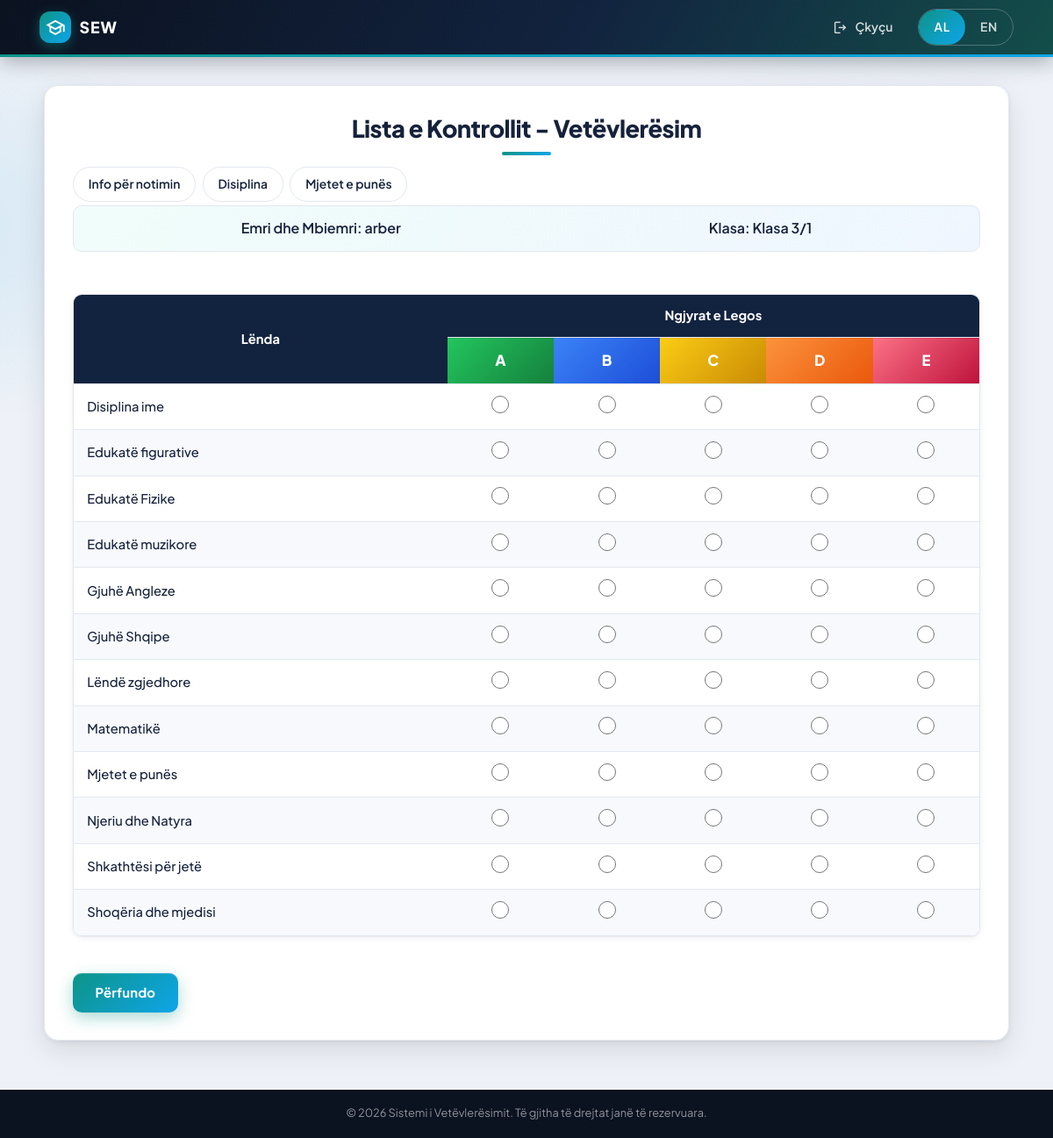
Screenshot of /student_dashboard.php (signed in) with the database file from the repository.
### tables this page shows
CREATE TABLE `users` (
  `user_id` int(11) NOT NULL AUTO_INCREMENT,
  `username` varchar(50) NOT NULL,
  `password` varchar(255) NOT NULL,
  `role` enum('admin','teacher','student','parent') NOT NULL,
  `created_at` timestamp NOT NULL DEFAULT current_timestamp(),
  PRIMARY KEY (`user_id`),
  UNIQUE KEY `username` (`username`)
);

CREATE TABLE `classes` (
  `class_id` int(11) NOT NULL AUTO_INCREMENT,
  `class_name` varchar(20) NOT NULL,
  `created_at` timestamp NOT NULL DEFAULT current_timestamp(),
  PRIMARY KEY (`class_id`),
  UNIQUE KEY `class_name` (`class_name`)
);

CREATE TABLE `subjects` (
  `subject_id` int(11) NOT NULL AUTO_INCREMENT,
  `subject_name` varchar(50) NOT NULL,
  PRIMARY KEY (`subject_id`),
  UNIQUE KEY `subject_name` (`subject_name`)
);

### includes/auth.php (called while the page is built, shortened)
<?php
require_once __DIR__ . '/lang.php';
function current_user_id(): int
{
    return (int) $_SESSION['user_id'];
}
function e($value): string
{
    return htmlspecialchars((string) $value, ENT_QUOTES, 'UTF-8');
}

### student_dashboard.php (the view, shortened to what this page needs)
<?php
require_once __DIR__ . '/includes/layout.php';
$student_id = current_user_id();
$stmt = $conn->prepare(
    'SELECT users.username, classes.class_name
     FROM users
     JOIN student_class ON users.user_id = student_class.student_id
     JOIN classes ON student_class.class_id = classes.class_id
     WHERE users.user_id = ?'
);
$stmt->bind_param('i', $student_id);
$stmt->execute();
$student_data = $stmt->get_result()->fetch_assoc()
    ?: ['username' => '', 'class_name' => t('student.no_class')];
$subjects_result = $conn->query('SELECT subject_id, subject_name FROM subjects ORDER BY subject_name');
$button_labels = [
    'grades' => t('student.info_grades'),
    'discipline' => t('student.info_discipline'),
    'forget' => t('student.info_forget'),
];
page_header(t('student.title'));
?>
<div class="student-container">
    <h1><?= e(t('student.title')) ?></h1>
    <button class="grade-info" onclick="toggleInfo('grades')"><?= e($button_labels['grades']) ?></button>
    <button class="discipline-info" onclick="toggleInfo('discipline')"><?= e($button_labels['discipline']) ?></button>
    <button class="forget-info" onclick="toggleInfo('forget')"><?= e($button_labels['forget']) ?></button>
    <form method="POST">
        <div class="student-info">
            <p><?= e(t('student.name')) ?> <?= e($student_data['username']) ?></p>
            <p><?= e(t('student.class')) ?> <?= e($student_data['class_name']) ?></p>
        </div>
        <div class="table-responsive">
            <table class="student-table">
                <thead>
                    <tr>
                        <th rowspan="2"><?= e(t('student.subject')) ?></th>
                        <th colspan="5"><?= e(t('student.lego')) ?></th>
                    </tr>
                    <tr class="header-row">
                        <th class="grade-a">A</th>
                        <th class="grade-b">B</th>
                        <th class="grade-c">C</th>
                        <th class="grade-d">D</th>
                        <th class="grade-e">E</th>
                    </tr>
                </thead>
                <tbody>
                    <?php while ($subject = $subjects_result->fetch_assoc()): ?>
                        <tr>
                            <td><?= e($subject['subject_name']) ?></td>
                            <?php foreach (['A', 'B', 'C', 'D', 'E'] as $g): ?>
                                <td><input type="radio" name="grades[<?= (int) $subject['subject_id'] ?>]" value="<?= $g ?>"></td>
                            <?php endforeach; ?>
                        </tr>
                    <?php endwhile; ?>
                </tbody>
            </table>
        </div>
        <button class="student-button" type="submit"><?= e(t('student.submit')) ?></button>
    </form>
</div>
<?php page_footer(); ?>

### includes/layout.php (shortened to what this page needs)
<?php
require_once __DIR__ . '/auth.php';
function page_header(string $title, array $nav = []): void
{
    $nav[] = ['href' => 'logout.php', 'icon' => 'logout', 'label' => t('nav.logout')];
    ?>
<!DOCTYPE html>
<html lang="<?= e(current_lang()) ?>">
<head>
    <link rel="stylesheet" href="styles.css">
</head>
<body>
<header class="topbar">
    <div class="topbar-inner">
        <span class="brand"><span class="material-symbols-outlined">school</span> SEW</span>
        <nav class="menu">
            <?php foreach ($nav as $item): ?>
                <a href="<?= e($item['href']) ?>">
                    <span class="material-symbols-outlined icons"><?= e($item['icon']) ?></span>
                    <span><?= e($item['label']) ?></span>
                </a>
            <?php endforeach; ?>
            <?= lang_switch_html() ?>
        </nav>
    </div>
</header>
<main class="page">
    <?php
}
function page_footer(): void
{
    ?>
</main>
<footer class="footer">
    <p>&copy; <?= date('Y') ?> <?= e(t('footer.rights')) ?></p>
</footer>
</body>
</html>
    <?php
}

### includes/lang.php (shortened to what this page needs)
<?php
function current_lang(): string
{
    static $lang = null;
    if ($lang !== null) {
        return $lang;
    }
    return $lang = 'sq';
}
function t(string $key): string
{
    static $strings = null;
    if ($strings === null) {
        $strings = require __DIR__ . '/../lang/' . current_lang() . '.php';
    }
    return $strings[$key] ?? $key;
}
function lang_url(string $lang): string
{
    $params = array_merge($_GET, ['lang' => $lang]);
    return '?' . http_build_query($params);
}
function lang_switch_html(): string
{
    $current = current_lang();
    $html = '<span class="lang-switch">';
    foreach (['sq' => 'AL', 'en' => 'EN'] as $code => $label) {
        $active = $current === $code ? ' active' : '';
        $html .= '<a class="lang-option' . $active . '" href="' . e(lang_url($code)) . '">' . $label . '</a>';
    }
    return $html . '</span>';
}

### rows the page displays
users: username "arber", classes.class_name "Klasa 3/1"
subjects: subject_name "Disiplina ime"
subjects: subject_name "Edukatë figurative"
subjects: subject_name "Edukatë Fizike"
subjects: subject_name "Edukatë muzikore"
subjects: subject_name "Gjuhë Angleze"
subjects: subject_name "Gjuhë Shqipe"
subjects: subject_name "Lëndë zgjedhore"
subjects: subject_name "Matematikë"
subjects: subject_name "Mjetet e punës"
subjects: subject_name "Njeriu dhe Natyra"
subjects: subject_name "Shkathtësi për jetë"
subjects: subject_name "Shoqëria dhe mjedisi"

### other values shown
$item['label'] "Çkyçu"
$label "AL"
$label "EN"
t('student.title') "Lista e Kontrollit - Vetëvlerësim"
$button_labels['grades'] "Info për notimin"
$button_labels['discipline'] "Disiplina"
$button_labels['forget'] "Mjetet e punës"
t('student.name') "Emri dhe Mbiemri:"
t('student.class') "Klasa:"
t('student.subject') "Lënda"
t('student.lego') "Ngjyrat e Legos"
t('student.submit') "Përfundo"
t('footer.rights') "Sistemi i Vetëvlerësimit. Të gjitha të drejtat janë të rezervuara."
